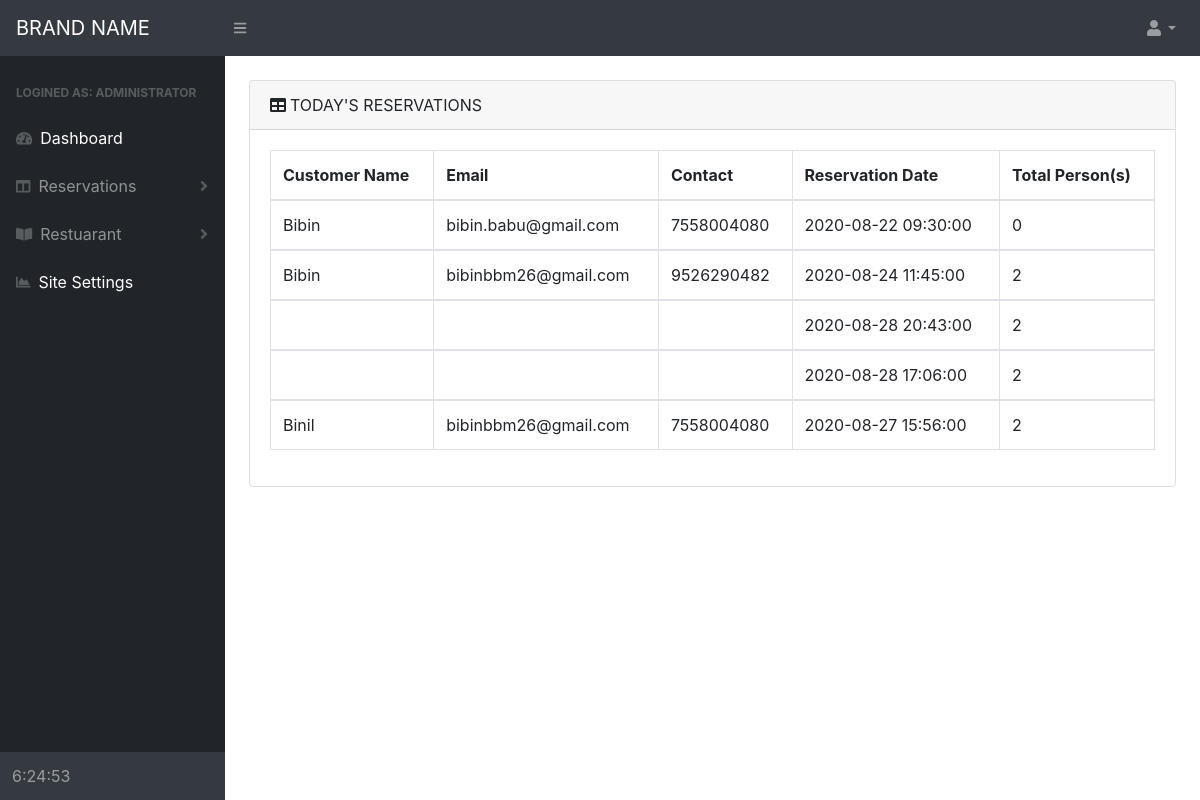
Screenshot of /Admin/rsv_today.php with the database file from the repository.
### tables this page shows
CREATE TABLE `tbl_reservation_master` (
  `reservationID` int(11) NOT NULL,
  `customer_firstname` varchar(35) NOT NULL,
  `customer_secondname` varchar(35) NOT NULL,
  `customer_email` varchar(50) NOT NULL,
  `customer_mobile` varchar(15) NOT NULL,
  `reservation_date` datetime NOT NULL,
  `person_count` int(11) NOT NULL,
  `table_id` int(11) NOT NULL,
  `booking_status` varchar(15) NOT NULL
);

### Admin/rsv_today.php (the view, shortened to what this page needs)
<?php
require 'Includes/connect.php';
$query      = "SELECT * FROM tbl_reservation_master  ";
$execQuery  = mysqli_query($con,$query);
?>
<!DOCTYPE html>
<html lang="en">
    <head>
        <link href="css/styles.css" rel="stylesheet" />
        <link href="https://cdn.datatables.net/1.10.20/css/dataTables.bootstrap4.min.css" rel="stylesheet" />
    </head>
    <body class="sb-nav-fixed" onload="startTime()">
        <nav class="sb-topnav navbar navbar-expand navbar-dark bg-dark">
            <a class="navbar-brand" href="index.php">BRAND NAME</a><button class="btn btn-link btn-sm order-1 order-lg-0" id="sidebarToggle" href="#"><i class="fas fa-bars"></i></button
            >
            <ul class="navbar-nav ml-auto ml-md-0">
                <li class="nav-item dropdown">
                    <a class="nav-link dropdown-toggle" id="userDropdown" href="#" role="button" data-toggle="dropdown" aria-haspopup="true" aria-expanded="false"><i class="fas fa-user fa-fw"></i></a>
                </li>
            </ul>
        </nav>
        <div id="layoutSidenav">
            <div id="layoutSidenav_nav">
                <nav class="sb-sidenav accordion sb-sidenav-dark" id="sidenavAccordion">
                    <div class="sb-sidenav-menu">
                        <div class="nav">
                            <div class="sb-sidenav-menu-heading">Logined As: Administrator</div>
                            <a class="nav-link text-white" href="index.php"><div class="sb-nav-link-icon"><i class="fas fa-tachometer-alt"></i></div> Dashboard</a >
                            <a class="nav-link collapsed" href="#" data-toggle="collapse" data-target="#collapseLayouts" aria-expanded="false" aria-controls="collapseLayouts" ><div class="sb-nav-link-icon"><i class="fas fa-columns"></i></div>
                            Reservations<div class="sb-sidenav-collapse-arrow"><i class="fas fa-angle-down"></i></div></a>
                            <a class="nav-link collapsed" href="#" data-toggle="collapse" data-target="#collapsePages" aria-expanded="false" aria-controls="collapsePages"
                                ><div class="sb-nav-link-icon"><i class="fas fa-book-open"></i></div>
                                Restuarant
                                <div class="sb-sidenav-collapse-arrow"><i class="fas fa-angle-down"></i></div
                            ></a>
                            <a class="nav-link text-white" href="site_settings.php">
                                <div class="sb-nav-link-icon"><i class="fas fa-chart-area"></i></div>
                                Site Settings</a>
                        </div>
                    </div>
                    <div class="sb-sidenav-footer" id="dash_clock">
                    </div>
                </nav>
            </div>
            <div id="layoutSidenav_content">
                <main>
                    <div class="container-fluid">
                        <div class="card mb-4">
                            <div class="card-header"><i class="fas fa-table mr-1"></i>TODAY'S RESERVATIONS</div>
                            <div class="card-body">
                                <div class="table-responsive">
                                    <table class="table table-bordered"  width="100%" cellspacing="0">
                                        <thead>
                                            <tr>
                                                <th>Customer Name</th>
                                                <th>Email</th>
                                                <th>Contact</th>
                                                <th>Reservation Date</th>
                                                <th>Total Person(s)</th>
                                            </tr>
                                        </thead>
                                        <?php
                                            while ($row = mysqli_fetch_assoc($execQuery)) {
                                        ?>
                                        <tbody>
                                            <tr>
                                                <td><?php echo $row['customer_firstname']; ?></td>
                                                <td><?php echo $row['customer_email']; ?></td>
                                                <td><?php echo $row['customer_mobile']; ?></td>
                                                <td><?php echo $row['reservation_date']; ?></td>
                                                <td><?php echo $row['person_count']; ?></td>
                                            </tr>
                                        </tbody>
                                            <?php };?>
                                    </table>
                                </div>
                            </div>
                        </div>
                    </div>
                </main>
            </div>
        </div>
    </body>
</html>

### rows the page displays
tbl_reservation_master: customer_firstname "Bibin", customer_email "bibin.babu@gmail.com", customer_mobile "7558004080", reservation_date "2020-08-22 09:30:00", person_count "0"
tbl_reservation_master: customer_firstname "Bibin", customer_email "bibinbbm26@gmail.com", customer_mobile "9526290482", reservation_date "2020-08-24 11:45:00", person_count "2"
tbl_reservation_master: reservation_date "2020-08-28 20:43:00", person_count "2"
tbl_reservation_master: reservation_date "2020-08-28 17:06:00", person_count "2"
tbl_reservation_master: customer_firstname "Binil", customer_email "bibinbbm26@gmail.com", customer_mobile "7558004080", reservation_date "2020-08-27 15:56:00", person_count "2"
